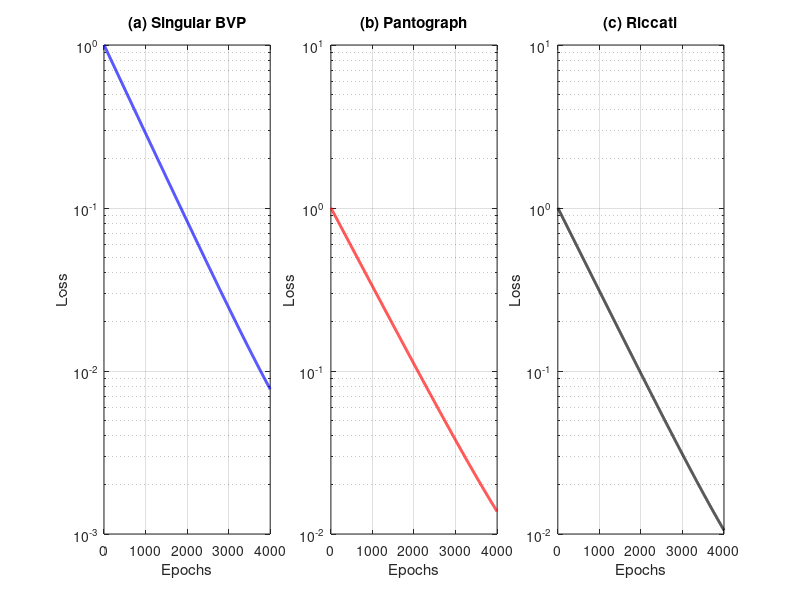

Write MATLAB code to recreate this figure. (Note: this script raises an error after producing the figure.)
clear; clc; close all;

epochs = 1:4000;

loss1 = exp(-epochs/800) + 1e-3;
loss2 = exp(-epochs/900) + 2e-3;
loss3 = exp(-epochs/850) + 1.5e-3;

figure('Position',[100 100 1800 600]);
set(gcf,'Color','w');

subplot(1,3,1)
semilogy(epochs, loss1,'b','LineWidth',2);
title('(a) Singular BVP'); xlabel('Epochs'); ylabel('Loss'); grid on;

subplot(1,3,2)
semilogy(epochs, loss2,'r','LineWidth',2);
title('(b) Pantograph'); xlabel('Epochs'); ylabel('Loss'); grid on;

subplot(1,3,3)
semilogy(epochs, loss3,'k','LineWidth',2);
title('(c) Riccati'); xlabel('Epochs'); ylabel('Loss'); grid on;

sgtitle('Training Loss Evolution');

exportgraphics(gcf,'loss_evolution_comparison.pdf',...
               'ContentType','vector',...
               'Resolution',500);
